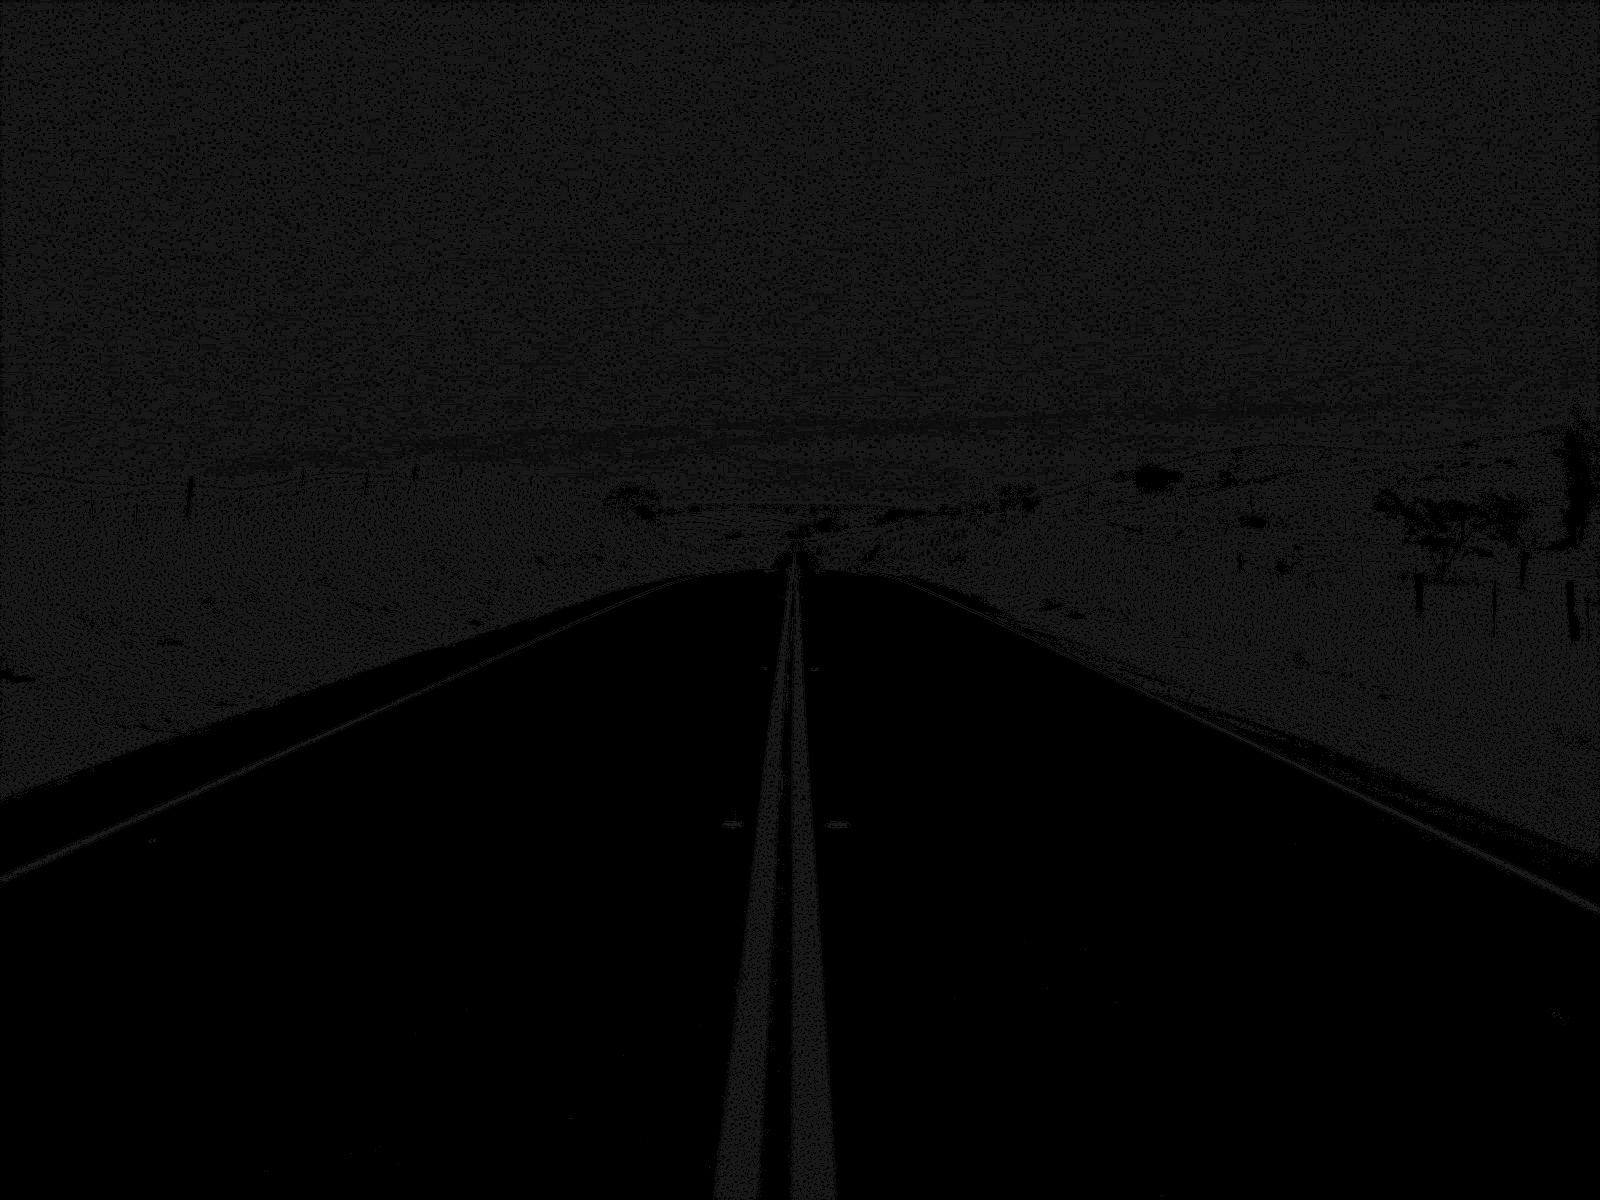

Reproduce this figure in Python.
import cv2
import numpy as np
from skimage.feature import local_binary_pattern
import matplotlib.pyplot as plt

# 參數設定
LBP_RADIUS = 3  # 半徑
LBP_POINTS = 8 * LBP_RADIUS  # 鄰居點數
THRESHOLD_LOW = 70  # 馬路部分的灰度下限
THRESHOLD_HIGH = 100  # 馬路部分的灰度上限

def apply_lbp(image):
    """
    對影像進行 LBP 處理並提取特徵。
    """
    gray = cv2.cvtColor(image, cv2.COLOR_BGR2GRAY)
    lbp = local_binary_pattern(gray, LBP_POINTS, LBP_RADIUS, method="uniform")
    return lbp

def extract_road_region(image, threshold_low, threshold_high):
    """
    提取影像中馬路部分。
    """
    gray = cv2.cvtColor(image, cv2.COLOR_BGR2GRAY)
    _, binary = cv2.threshold(gray, threshold_low, threshold_high, cv2.THRESH_BINARY)
    return binary

# 載入影像
image_path = "Road.jpg"  # 請根據你的需求更改路徑
image = cv2.imread(image_path)

if image is None:
    print("無法載入影像，請檢查路徑！")
    exit()

# LBP 處理
lbp_result = apply_lbp(image)

# 提取馬路部分
road_mask = extract_road_region(image, THRESHOLD_LOW, THRESHOLD_HIGH)

# 使用馬路遮罩過濾 LBP 結果
road_lbp = cv2.bitwise_and(lbp_result.astype(np.uint8), lbp_result.astype(np.uint8), mask=road_mask)

# 顯示結果
plt.figure(figsize=(12, 6))
plt.subplot(1, 3, 1)
plt.title("Original Image")
plt.imshow(cv2.cvtColor(image, cv2.COLOR_BGR2RGB))

plt.subplot(1, 3, 3)
plt.title("Road LBP Region")
plt.imshow(road_lbp, cmap="gray")
cv2.imwrite("LBP.jpg", road_lbp)

plt.tight_layout()
plt.show()
